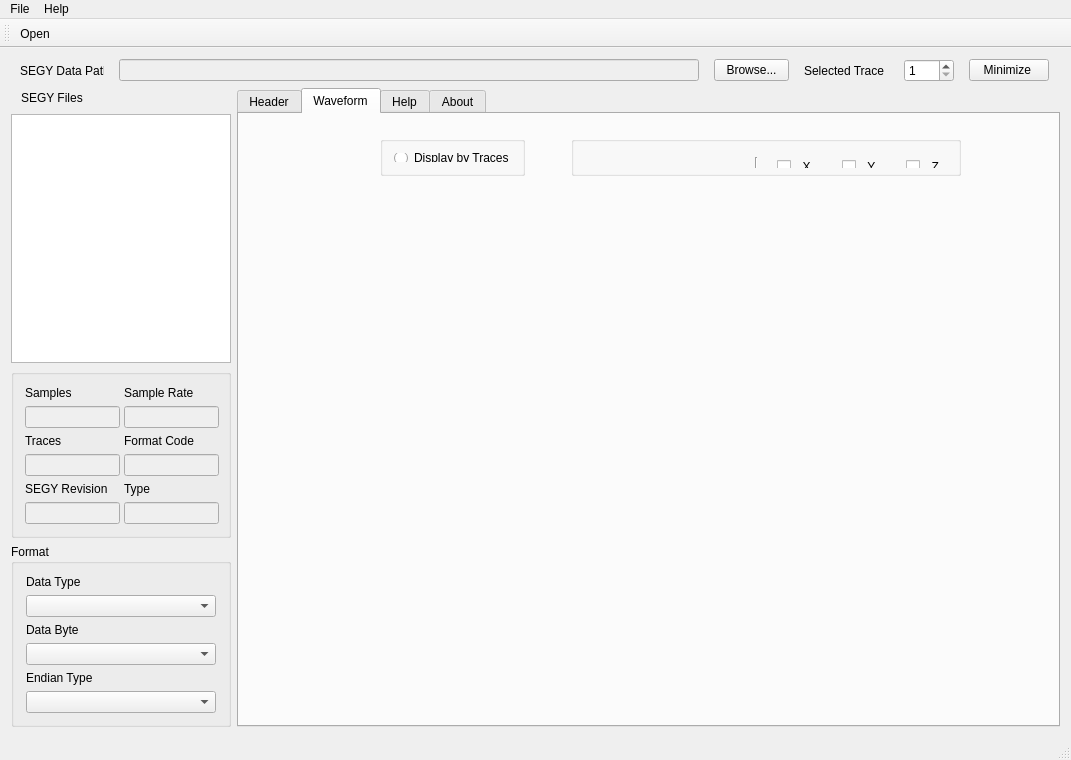
<?xml version="1.0" encoding="UTF-8"?>
<ui version="4.0">
 <class>MainWindow</class>
 <widget class="QMainWindow" name="MainWindow">
  <property name="geometry">
   <rect>
    <x>0</x>
    <y>0</y>
    <width>1071</width>
    <height>760</height>
   </rect>
  </property>
  <property name="sizePolicy">
   <sizepolicy hsizetype="Fixed" vsizetype="Fixed">
    <horstretch>0</horstretch>
    <verstretch>0</verstretch>
   </sizepolicy>
  </property>
  <property name="minimumSize">
   <size>
    <width>1070</width>
    <height>760</height>
   </size>
  </property>
  <property name="maximumSize">
   <size>
    <width>1071</width>
    <height>760</height>
   </size>
  </property>
  <property name="windowTitle">
   <string>RockVisioner v1.3</string>
  </property>
  <widget class="QWidget" name="centralWidget">
   <layout class="QGridLayout" name="gridLayout_7">
    <item row="0" column="0">
     <layout class="QHBoxLayout" name="horizontalLayout">
      <item>
       <widget class="QLabel" name="lbFilePath">
        <property name="minimumSize">
         <size>
          <width>84</width>
          <height>0</height>
         </size>
        </property>
        <property name="maximumSize">
         <size>
          <width>84</width>
          <height>16777215</height>
         </size>
        </property>
        <property name="text">
         <string>SEGY Data Path</string>
        </property>
       </widget>
      </item>
      <item>
       <widget class="QLineEdit" name="edtFilePath">
        <property name="enabled">
         <bool>false</bool>
        </property>
        <property name="minimumSize">
         <size>
          <width>580</width>
          <height>0</height>
         </size>
        </property>
        <property name="maximumSize">
         <size>
          <width>580</width>
          <height>16777215</height>
         </size>
        </property>
       </widget>
      </item>
      <item>
       <widget class="QPushButton" name="btnBrowse">
        <property name="minimumSize">
         <size>
          <width>75</width>
          <height>0</height>
         </size>
        </property>
        <property name="maximumSize">
         <size>
          <width>75</width>
          <height>16777215</height>
         </size>
        </property>
        <property name="text">
         <string>Browse...</string>
        </property>
       </widget>
      </item>
      <item>
       <widget class="QLabel" name="label_3">
        <property name="minimumSize">
         <size>
          <width>85</width>
          <height>0</height>
         </size>
        </property>
        <property name="maximumSize">
         <size>
          <width>85</width>
          <height>16777215</height>
         </size>
        </property>
        <property name="text">
         <string>Selected Trace</string>
        </property>
       </widget>
      </item>
      <item>
       <widget class="QSpinBox" name="spinCurrentTraceNo">
        <property name="sizePolicy">
         <sizepolicy hsizetype="Fixed" vsizetype="Fixed">
          <horstretch>0</horstretch>
          <verstretch>0</verstretch>
         </sizepolicy>
        </property>
        <property name="minimumSize">
         <size>
          <width>50</width>
          <height>0</height>
         </size>
        </property>
        <property name="maximumSize">
         <size>
          <width>50</width>
          <height>16777215</height>
         </size>
        </property>
        <property name="minimum">
         <number>1</number>
        </property>
        <property name="maximum">
         <number>10000000</number>
        </property>
        <property name="value">
         <number>1</number>
        </property>
       </widget>
      </item>
      <item>
       <widget class="QPushButton" name="btnToTray">
        <property name="sizePolicy">
         <sizepolicy hsizetype="Fixed" vsizetype="Fixed">
          <horstretch>0</horstretch>
          <verstretch>0</verstretch>
         </sizepolicy>
        </property>
        <property name="minimumSize">
         <size>
          <width>80</width>
          <height>0</height>
         </size>
        </property>
        <property name="maximumSize">
         <size>
          <width>80</width>
          <height>16777215</height>
         </size>
        </property>
        <property name="text">
         <string>Minimize </string>
        </property>
       </widget>
      </item>
     </layout>
    </item>
    <item row="1" column="0">
     <layout class="QHBoxLayout" name="horizontalLayout_8">
      <item>
       <layout class="QVBoxLayout" name="verticalLayout_7">
        <item>
         <layout class="QVBoxLayout" name="verticalLayout_6">
          <item>
           <layout class="QVBoxLayout" name="verticalLayout_5">
            <item>
             <layout class="QHBoxLayout" name="horizontalLayout_5">
              <item>
               <widget class="QLabel" name="lbSegyFiles">
                <property name="sizePolicy">
                 <sizepolicy hsizetype="Fixed" vsizetype="Preferred">
                  <horstretch>0</horstretch>
                  <verstretch>0</verstretch>
                 </sizepolicy>
                </property>
                <property name="minimumSize">
                 <size>
                  <width>100</width>
                  <height>0</height>
                 </size>
                </property>
                <property name="maximumSize">
                 <size>
                  <width>100</width>
                  <height>16777215</height>
                 </size>
                </property>
                <property name="text">
                 <string>SEGY Files</string>
                </property>
               </widget>
              </item>
              <item>
               <spacer name="horizontalSpacer_3">
                <property name="orientation">
                 <enum>Qt::Horizontal</enum>
                </property>
                <property name="sizeType">
                 <enum>QSizePolicy::Fixed</enum>
                </property>
                <property name="sizeHint" stdset="0">
                 <size>
                  <width>100</width>
                  <height>20</height>
                 </size>
                </property>
               </spacer>
              </item>
             </layout>
            </item>
            <item>
             <widget class="QListWidget" name="listSegyFiles">
              <property name="minimumSize">
               <size>
                <width>220</width>
                <height>0</height>
               </size>
              </property>
              <property name="maximumSize">
               <size>
                <width>220</width>
                <height>16777215</height>
               </size>
              </property>
             </widget>
            </item>
           </layout>
          </item>
          <item>
           <widget class="QGroupBox" name="groupBox">
            <property name="minimumSize">
             <size>
              <width>220</width>
              <height>0</height>
             </size>
            </property>
            <property name="maximumSize">
             <size>
              <width>220</width>
              <height>16777215</height>
             </size>
            </property>
            <layout class="QHBoxLayout" name="horizontalLayout_6">
             <item>
              <layout class="QVBoxLayout" name="verticalLayout_4">
               <item>
                <widget class="QLabel" name="lbSamples">
                 <property name="minimumSize">
                  <size>
                   <width>80</width>
                   <height>0</height>
                  </size>
                 </property>
                 <property name="maximumSize">
                  <size>
                   <width>80</width>
                   <height>16777215</height>
                  </size>
                 </property>
                 <property name="text">
                  <string>Samples</string>
                 </property>
                </widget>
               </item>
               <item>
                <widget class="QLineEdit" name="edtSamples">
                 <property name="enabled">
                  <bool>false</bool>
                 </property>
                 <property name="minimumSize">
                  <size>
                   <width>95</width>
                   <height>0</height>
                  </size>
                 </property>
                 <property name="maximumSize">
                  <size>
                   <width>95</width>
                   <height>16777215</height>
                  </size>
                 </property>
                </widget>
               </item>
               <item>
                <widget class="QLabel" name="lbTraces">
                 <property name="minimumSize">
                  <size>
                   <width>100</width>
                   <height>0</height>
                  </size>
                 </property>
                 <property name="maximumSize">
                  <size>
                   <width>100</width>
                   <height>16777215</height>
                  </size>
                 </property>
                 <property name="text">
                  <string>Traces</string>
                 </property>
                </widget>
               </item>
               <item>
                <widget class="QLineEdit" name="edtTraces">
                 <property name="enabled">
                  <bool>false</bool>
                 </property>
                 <property name="minimumSize">
                  <size>
                   <width>95</width>
                   <height>0</height>
                  </size>
                 </property>
                 <property name="maximumSize">
                  <size>
                   <width>95</width>
                   <height>16777215</height>
                  </size>
                 </property>
                </widget>
               </item>
               <item>
                <widget class="QLabel" name="lbSegyRev">
                 <property name="minimumSize">
                  <size>
                   <width>100</width>
                   <height>0</height>
                  </size>
                 </property>
                 <property name="maximumSize">
                  <size>
                   <width>100</width>
                   <height>16777215</height>
                  </size>
                 </property>
                 <property name="text">
                  <string>SEGY Revision</string>
                 </property>
                </widget>
               </item>
               <item>
                <widget class="QLineEdit" name="edtSegyRev">
                 <property name="enabled">
                  <bool>false</bool>
                 </property>
                 <property name="minimumSize">
                  <size>
                   <width>95</width>
                   <height>0</height>
                  </size>
                 </property>
                 <property name="maximumSize">
                  <size>
                   <width>95</width>
                   <height>16777215</height>
                  </size>
                 </property>
                </widget>
               </item>
              </layout>
             </item>
             <item>
              <layout class="QVBoxLayout" name="verticalLayout_2">
               <item>
                <widget class="QLabel" name="lbSampleRate">
                 <property name="minimumSize">
                  <size>
                   <width>100</width>
                   <height>0</height>
                  </size>
                 </property>
                 <property name="maximumSize">
                  <size>
                   <width>16777215</width>
                   <height>100</height>
                  </size>
                 </property>
                 <property name="text">
                  <string>Sample Rate</string>
                 </property>
                </widget>
               </item>
               <item>
                <widget class="QLineEdit" name="edtSampleRate">
                 <property name="enabled">
                  <bool>false</bool>
                 </property>
                 <property name="minimumSize">
                  <size>
                   <width>95</width>
                   <height>0</height>
                  </size>
                 </property>
                 <property name="maximumSize">
                  <size>
                   <width>95</width>
                   <height>16777215</height>
                  </size>
                 </property>
                </widget>
               </item>
               <item>
                <widget class="QLabel" name="lbFormatCode">
                 <property name="minimumSize">
                  <size>
                   <width>100</width>
                   <height>0</height>
                  </size>
                 </property>
                 <property name="maximumSize">
                  <size>
                   <width>100</width>
                   <height>16777215</height>
                  </size>
                 </property>
                 <property name="text">
                  <string>Format Code</string>
                 </property>
                </widget>
               </item>
               <item>
                <widget class="QLineEdit" name="edtFormatCode">
                 <property name="enabled">
                  <bool>false</bool>
                 </property>
                 <property name="minimumSize">
                  <size>
                   <width>95</width>
                   <height>0</height>
                  </size>
                 </property>
                 <property name="maximumSize">
                  <size>
                   <width>95</width>
                   <height>16777215</height>
                  </size>
                 </property>
                </widget>
               </item>
               <item>
                <widget class="QLabel" name="lbType">
                 <property name="text">
                  <string>Type</string>
                 </property>
                </widget>
               </item>
               <item>
                <widget class="QLineEdit" name="edtType">
                 <property name="enabled">
                  <bool>false</bool>
                 </property>
                 <property name="minimumSize">
                  <size>
                   <width>95</width>
                   <height>0</height>
                  </size>
                 </property>
                 <property name="maximumSize">
                  <size>
                   <width>95</width>
                   <height>16777215</height>
                  </size>
                 </property>
                </widget>
               </item>
              </layout>
             </item>
            </layout>
           </widget>
          </item>
         </layout>
        </item>
        <item>
         <widget class="QGroupBox" name="groupBox">
          <property name="minimumSize">
           <size>
            <width>200</width>
            <height>0</height>
           </size>
          </property>
          <property name="maximumSize">
           <size>
            <width>220</width>
            <height>16777215</height>
           </size>
          </property>
          <property name="title">
           <string>Format</string>
          </property>
          <layout class="QGridLayout" name="gridLayout">
           <item row="5" column="0">
            <widget class="QComboBox" name="cbxEndianType">
             <property name="minimumSize">
              <size>
               <width>190</width>
               <height>0</height>
              </size>
             </property>
             <property name="maximumSize">
              <size>
               <width>190</width>
               <height>16777215</height>
              </size>
             </property>
            </widget>
           </item>
           <item row="4" column="0">
            <widget class="QLabel" name="label">
             <property name="text">
              <string>Endian Type</string>
             </property>
            </widget>
           </item>
           <item row="0" column="0">
            <widget class="QLabel" name="label_7">
             <property name="text">
              <string>Data Type</string>
             </property>
            </widget>
           </item>
           <item row="2" column="0">
            <widget class="QLabel" name="label_8">
             <property name="text">
              <string>Data Byte</string>
             </property>
            </widget>
           </item>
           <item row="3" column="0">
            <widget class="QComboBox" name="cbxDataByte">
             <property name="minimumSize">
              <size>
               <width>190</width>
               <height>0</height>
              </size>
             </property>
             <property name="maximumSize">
              <size>
               <width>190</width>
               <height>16777215</height>
              </size>
             </property>
            </widget>
           </item>
           <item row="1" column="0">
            <widget class="QComboBox" name="cbxDataType">
             <property name="minimumSize">
              <size>
               <width>190</width>
               <height>0</height>
              </size>
             </property>
             <property name="maximumSize">
              <size>
               <width>190</width>
               <height>16777215</height>
              </size>
             </property>
             <property name="currentText">
              <string/>
             </property>
             <property name="currentIndex">
              <number>-1</number>
             </property>
            </widget>
           </item>
          </layout>
         </widget>
        </item>
       </layout>
      </item>
      <item>
       <widget class="QTabWidget" name="tabWidget">
        <property name="currentIndex">
         <number>1</number>
        </property>
        <widget class="QWidget" name="tabHeader">
         <attribute name="title">
          <string>Header</string>
         </attribute>
         <layout class="QGridLayout" name="gridLayout_6">
          <item row="0" column="0">
           <layout class="QHBoxLayout" name="horizontalLayout_4">
            <item>
             <layout class="QVBoxLayout" name="verticalLayout">
              <item>
               <widget class="QCheckBox" name="chbxEbcdicHead">
                <property name="text">
                 <string>EBCDIC Header</string>
                </property>
                <property name="checked">
                 <bool>true</bool>
                </property>
               </widget>
              </item>
              <item>
               <widget class="QTextEdit" name="txtTextHeader">
                <property name="enabled">
                 <bool>true</bool>
                </property>
                <property name="minimumSize">
                 <size>
                  <width>515</width>
                  <height>0</height>
                 </size>
                </property>
                <property name="lineWrapMode">
                 <enum>QTextEdit::FixedColumnWidth</enum>
                </property>
                <property name="lineWrapColumnOrWidth">
                 <number>80</number>
                </property>
                <property name="readOnly">
                 <bool>true</bool>
                </property>
               </widget>
              </item>
             </layout>
            </item>
            <item>
             <widget class="QGroupBox" name="groupBox_2">
              <property name="minimumSize">
               <size>
                <width>270</width>
                <height>0</height>
               </size>
              </property>
              <property name="maximumSize">
               <size>
                <width>270</width>
                <height>16777215</height>
               </size>
              </property>
              <property name="title">
               <string>Trace Header Information</string>
              </property>
              <widget class="QGroupBox" name="groupBox_3">
               <property name="geometry">
                <rect>
                 <x>10</x>
                 <y>22</y>
                 <width>250</width>
                 <height>36</height>
                </rect>
               </property>
               <property name="minimumSize">
                <size>
                 <width>250</width>
                 <height>0</height>
                </size>
               </property>
               <property name="maximumSize">
                <size>
                 <width>250</width>
                 <height>40</height>
                </size>
               </property>
               <property name="title">
                <string/>
               </property>
               <layout class="QHBoxLayout" name="horizontalLayout_2">
                <item>
                 <widget class="QRadioButton" name="rbtn4Byte">
                  <property name="text">
                   <string>4 Byte Values</string>
                  </property>
                  <property name="autoExclusive">
                   <bool>true</bool>
                  </property>
                 </widget>
                </item>
                <item>
                 <widget class="QRadioButton" name="rbtn2Byte">
                  <property name="text">
                   <string>2 Byte Values</string>
                  </property>
                 </widget>
                </item>
               </layout>
              </widget>
              <widget class="QTableWidget" name="tableTraceHeader">
               <property name="geometry">
                <rect>
                 <x>10</x>
                 <y>64</y>
                 <width>250</width>
                 <height>511</height>
                </rect>
               </property>
               <property name="minimumSize">
                <size>
                 <width>250</width>
                 <height>0</height>
                </size>
               </property>
               <property name="maximumSize">
                <size>
                 <width>250</width>
                 <height>16777215</height>
                </size>
               </property>
               <property name="rowCount">
                <number>60</number>
               </property>
               <property name="columnCount">
                <number>4</number>
               </property>
               <attribute name="horizontalHeaderCascadingSectionResizes">
                <bool>true</bool>
               </attribute>
               <attribute name="horizontalHeaderDefaultSectionSize">
                <number>75</number>
               </attribute>
               <attribute name="horizontalHeaderMinimumSectionSize">
                <number>20</number>
               </attribute>
               <attribute name="horizontalHeaderShowSortIndicator" stdset="0">
                <bool>true</bool>
               </attribute>
               <attribute name="verticalHeaderVisible">
                <bool>false</bool>
               </attribute>
               <row/>
               <row/>
               <row/>
               <row/>
               <row/>
               <row/>
               <row/>
               <row/>
               <row/>
               <row/>
               <row/>
               <row/>
               <row/>
               <row/>
               <row/>
               <row/>
               <row/>
               <row/>
               <row/>
               <row/>
               <row/>
               <row/>
               <row/>
               <row/>
               <row/>
               <row/>
               <row/>
               <row/>
               <row/>
               <row/>
               <row/>
               <row/>
               <row/>
               <row/>
               <row/>
               <row/>
               <row/>
               <row/>
               <row/>
               <row/>
               <row/>
               <row/>
               <row/>
               <row/>
               <row/>
               <row/>
               <row/>
               <row/>
               <row/>
               <row/>
               <row/>
               <row/>
               <row/>
               <row/>
               <row/>
               <row/>
               <row/>
               <row/>
               <row/>
               <row/>
               <column>
                <property name="text">
                 <string>Bytes</string>
                </property>
               </column>
               <column>
                <property name="text">
                 <string>4 Byte min</string>
                </property>
               </column>
               <column>
                <property name="text">
                 <string>4 Byte max</string>
                </property>
               </column>
               <column>
                <property name="text">
                 <string>Select</string>
                </property>
               </column>
              </widget>
             </widget>
            </item>
           </layout>
          </item>
         </layout>
        </widget>
        <widget class="QWidget" name="tabData">
         <attribute name="title">
          <string>Waveform</string>
         </attribute>
         <widget class="QWidget" name="layoutWidget">
          <property name="geometry">
           <rect>
            <x>12</x>
            <y>11</y>
            <width>791</width>
            <height>584</height>
           </rect>
          </property>
          <layout class="QVBoxLayout" name="verticalLayout_3">
           <item>
            <layout class="QHBoxLayout" name="horizontalLayout_7">
             <item>
              <spacer name="horizontalSpacer">
               <property name="orientation">
                <enum>Qt::Horizontal</enum>
               </property>
               <property name="sizeType">
                <enum>QSizePolicy::Fixed</enum>
               </property>
               <property name="sizeHint" stdset="0">
                <size>
                 <width>108</width>
                 <height>20</height>
                </size>
               </property>
              </spacer>
             </item>
             <item>
              <widget class="QGroupBox" name="groupBox_5">
               <property name="minimumSize">
                <size>
                 <width>145</width>
                 <height>40</height>
                </size>
               </property>
               <property name="maximumSize">
                <size>
                 <width>145</width>
                 <height>40</height>
                </size>
               </property>
               <property name="title">
                <string/>
               </property>
               <layout class="QGridLayout" name="gridLayout_2">
                <item row="0" column="0">
                 <widget class="QRadioButton" name="rbtTrace">
                  <property name="text">
                   <string>Display by Traces</string>
                  </property>
                 </widget>
                </item>
               </layout>
              </widget>
             </item>
             <item>
              <spacer name="horizontalSpacer_2">
               <property name="orientation">
                <enum>Qt::Horizontal</enum>
               </property>
               <property name="sizeType">
                <enum>QSizePolicy::Fixed</enum>
               </property>
               <property name="sizeHint" stdset="0">
                <size>
                 <width>30</width>
                 <height>20</height>
                </size>
               </property>
              </spacer>
             </item>
             <item>
              <widget class="QGroupBox" name="groupBox_4">
               <property name="minimumSize">
                <size>
                 <width>390</width>
                 <height>40</height>
                </size>
               </property>
               <property name="maximumSize">
                <size>
                 <width>390</width>
                 <height>40</height>
                </size>
               </property>
               <property name="title">
                <string/>
               </property>
               <widget class="QWidget" name="layoutWidget">
                <property name="geometry">
                 <rect>
                  <x>21</x>
                  <y>10</y>
                  <width>371</width>
                  <height>22</height>
                 </rect>
                </property>
                <layout class="QHBoxLayout" name="horizontalLayout_3">
                 <item>
                  <widget class="QRadioButton" name="rbtGeophone">
                   <property name="text">
                    <string>Display by Geophones</string>
                   </property>
                  </widget>
                 </item>
                 <item>
                  <widget class="Line" name="line">
                   <property name="minimumSize">
                    <size>
                     <width>0</width>
                     <height>20</height>
                    </size>
                   </property>
                   <property name="orientation">
                    <enum>Qt::Vertical</enum>
                   </property>
                  </widget>
                 </item>
                 <item>
                  <spacer name="horizontalSpacer_5">
                   <property name="orientation">
                    <enum>Qt::Horizontal</enum>
                   </property>
                   <property name="sizeType">
                    <enum>QSizePolicy::Fixed</enum>
                   </property>
                   <property name="sizeHint" stdset="0">
                    <size>
                     <width>13</width>
                     <height>20</height>
                    </size>
                   </property>
                  </spacer>
                 </item>
                 <item>
                  <widget class="QCheckBox" name="cbxX">
                   <property name="minimumSize">
                    <size>
                     <width>20</width>
                     <height>20</height>
                    </size>
                   </property>
                   <property name="text">
                    <string>  X</string>
                   </property>
                  </widget>
                 </item>
                 <item>
                  <spacer name="horizontalSpacer_6">
                   <property name="orientation">
                    <enum>Qt::Horizontal</enum>
                   </property>
                   <property name="sizeType">
                    <enum>QSizePolicy::Fixed</enum>
                   </property>
                   <property name="sizeHint" stdset="0">
                    <size>
                     <width>13</width>
                     <height>20</height>
                    </size>
                   </property>
                  </spacer>
                 </item>
                 <item>
                  <widget class="QCheckBox" name="cbxY">
                   <property name="minimumSize">
                    <size>
                     <width>20</width>
                     <height>20</height>
                    </size>
                   </property>
                   <property name="text">
                    <string>  Y</string>
                   </property>
                  </widget>
                 </item>
                 <item>
                  <spacer name="horizontalSpacer_7">
                   <property name="orientation">
                    <enum>Qt::Horizontal</enum>
                   </property>
                   <property name="sizeType">
                    <enum>QSizePolicy::Fixed</enum>
                   </property>
                   <property name="sizeHint" stdset="0">
                    <size>
                     <width>13</width>
                     <height>20</height>
                    </size>
                   </property>
                  </spacer>
                 </item>
                 <item>
                  <widget class="QCheckBox" name="cbxZ">
                   <property name="minimumSize">
                    <size>
                     <width>20</width>
                     <height>20</height>
                    </size>
                   </property>
                   <property name="text">
                    <string>  Z</string>
                   </property>
                  </widget>
                 </item>
                </layout>
               </widget>
              </widget>
             </item>
             <item>
              <spacer name="horizontalSpacer_4">
               <property name="orientation">
                <enum>Qt::Horizontal</enum>
               </property>
               <property name="sizeType">
                <enum>QSizePolicy::Fixed</enum>
               </property>
               <property name="sizeHint" stdset="0">
                <size>
                 <width>58</width>
                 <height>20</height>
                </size>
               </property>
              </spacer>
             </item>
            </layout>
           </item>
           <item>
            <spacer name="verticalSpacer">
             <property name="orientation">
              <enum>Qt::Vertical</enum>
             </property>
             <property name="sizeType">
              <enum>QSizePolicy::Fixed</enum>
             </property>
             <property name="sizeHint" stdset="0">
              <size>
               <width>20</width>
               <height>28</height>
              </size>
             </property>
            </spacer>
           </item>
           <item>
            <widget class="QwtPlot" name="Plot3C">
             <property name="minimumSize">
              <size>
               <width>780</width>
               <height>500</height>
              </size>
             </property>
             <property name="maximumSize">
              <size>
               <width>780</width>
               <height>500</height>
              </size>
             </property>
            </widget>
           </item>
          </layout>
         </widget>
        </widget>
        <widget class="QWidget" name="tabHelp">
         <attribute name="title">
          <string>Help</string>
         </attribute>
         <layout class="QGridLayout" name="gridLayout_5">
          <item row="0" column="0">
           <widget class="QPlainTextEdit" name="plainTextEdit">
            <property name="enabled">
             <bool>true</bool>
            </property>
            <property name="plainText">
             <string>
Rock Visioner v1.3 is a trace header and waveform viewer for both miocroseismic and surface seismic data in SEGY format.The full package of RockVisioner is an integrated microseismic and surface seismic processing and interpretation software developed by Rock Vision Solutions, Ltd.

Open SEG-Y Files:
Browse to the folder containing the SEGY files in *.sgy or *.segy formats and select a file to open.  All files with the same extension will be shown in the Segy Files listbox. You can also right click the system tray of this tool on the bottom right of your window to choose &quot;Open&quot; menu in order to open a SEG-Y file.

Textual Header:
The EBCDIC header is shown on the left side of the tabbed sheet. You can check or uncheck the EBCDIC Header to swap text format if you see unreadable codes.

Volume Header:
Select a file from listbox, key information on samples, sample rate, total trace number, SEGY data format and revision information will be shown on the middle left while data type and byte are shown on the bottom left. 

Trace Header:
The table on the right shows trace header values, click on radio buttons to show the min and max value for each 2 byte and 4 byte header location.

Waveform:
To view the traces select the Waveform tab.  The traces are shown in wiggle mode and left to right. Both surface and microseismic traces can be displayed in the individual track on plot area above, while only microseismic data can be shown in X, Y, Z and 3C mode ordered by each geophone. You can click any one radio button to show any component of the microseismic traces of each geophone.

Tips:
Use your mouse wheel to zoom in and out the waveform and click the plot to pan.
Close this window or click Minimize to Tray button will hide this window, you can reopen this window whenever you click or double click the system tray on the bottom right.

</string>
            </property>
           </widget>
          </item>
         </layout>
        </widget>
        <widget class="QWidget" name="tabAbout">
         <attribute name="title">
          <string>About</string>
         </attribute>
         <layout class="QGridLayout" name="gridLayout_4">
          <item row="0" column="0">
           <widget class="QPlainTextEdit" name="plainTextEdit_2">
            <property name="plainText">
             <string>%    RockVisioner v1.3
%    (C) 2014-2016 Rock Vision Solutions, Ltd
%
%    This program is free software; you can redistribute it and/or modify
%    it under the terms of the GNU General Public License as published by
%    the Free Software Foundation; either version 2 of the License, or
%    (at your option) any later version.
%
%    This program is distributed in the hope that it will be useful,
%    but WITHOUT ANY WARRANTY; without even the implied warranty of
%    MERCHANTABILITY or FITNESS FOR A PARTICULAR PURPOSE.  See the
%    GNU General Public License for more details.
%
%    You should have received a copy of the GNU General Public License
%    along with this program; if not, write to the Free Software
%    Foundation, Inc., 59 Temple Place, Suite 330, Boston, MA  02111-1307  USA
%
%
%    For more information about RockVisioner v1.3, please visit us at:
%    
%    --------------------------------------------http://bbs.fracchina.com
</string>
            </property>
           </widget>
          </item>
         </layout>
        </widget>
       </widget>
      </item>
     </layout>
    </item>
   </layout>
  </widget>
  <widget class="QMenuBar" name="menuBar">
   <property name="geometry">
    <rect>
     <x>0</x>
     <y>0</y>
     <width>1071</width>
     <height>23</height>
    </rect>
   </property>
   <widget class="QMenu" name="menuFile">
    <property name="title">
     <string>File</string>
    </property>
    <addaction name="actionOpen"/>
    <addaction name="separator"/>
    <addaction name="actionExit"/>
   </widget>
   <widget class="QMenu" name="menuHelp">
    <property name="title">
     <string>Help</string>
    </property>
    <addaction name="actionManual"/>
    <addaction name="actionAbout"/>
   </widget>
   <addaction name="menuFile"/>
   <addaction name="menuHelp"/>
  </widget>
  <widget class="QToolBar" name="mainToolBar">
   <attribute name="toolBarArea">
    <enum>TopToolBarArea</enum>
   </attribute>
   <attribute name="toolBarBreak">
    <bool>false</bool>
   </attribute>
   <addaction name="actionOpen"/>
  </widget>
  <widget class="QStatusBar" name="statusBar"/>
  <action name="actionOpen">
   <property name="icon">
    <iconset resource="res.qrc">
     <normaloff>:/rockvisioner/resources/open_file_48px_1187339_easyicon.net.png</normaloff>:/rockvisioner/resources/open_file_48px_1187339_easyicon.net.png</iconset>
   </property>
   <property name="text">
    <string>&amp;Open...</string>
   </property>
  </action>
  <action name="actionExit">
   <property name="icon">
    <iconset resource="res.qrc">
     <normaloff>:/rockvisioner/resources/exit_power_quit_32px_3661_easyicon.net.png</normaloff>:/rockvisioner/resources/exit_power_quit_32px_3661_easyicon.net.png</iconset>
   </property>
   <property name="text">
    <string>&amp;Exit</string>
   </property>
  </action>
  <action name="actionManual">
   <property name="text">
    <string>Manual</string>
   </property>
  </action>
  <action name="actionAbout">
   <property name="text">
    <string>About</string>
   </property>
  </action>
 </widget>
 <layoutdefault spacing="6" margin="11"/>
 <customwidgets>
  <customwidget>
   <class>QwtPlot</class>
   <extends>QFrame</extends>
   <header>qwt_plot.h</header>
   <container>1</container>
  </customwidget>
 </customwidgets>
 <resources>
  <include location="res.qrc"/>
 </resources>
 <connections/>
</ui>
